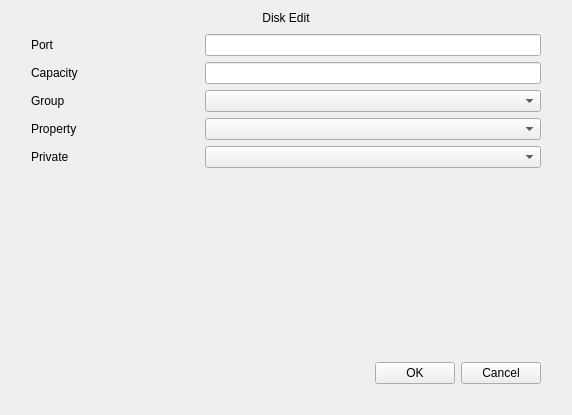
<?xml version="1.0" encoding="UTF-8"?>
<ui version="4.0">
 <class>HardDiskEdit</class>
 <widget class="QWidget" name="HardDiskEdit">
  <property name="geometry">
   <rect>
    <x>0</x>
    <y>0</y>
    <width>572</width>
    <height>415</height>
   </rect>
  </property>
  <property name="windowTitle">
   <string>Dialog</string>
  </property>
  <layout class="QVBoxLayout" name="verticalLayout">
   <property name="spacing">
    <number>0</number>
   </property>
   <item>
    <widget class="QLabel" name="label_title">
     <property name="text">
      <string>Disk Edit</string>
     </property>
     <property name="alignment">
      <set>Qt::AlignCenter</set>
     </property>
    </widget>
   </item>
   <item>
    <widget class="QWidget" name="widget_background" native="true">
     <property name="sizePolicy">
      <sizepolicy hsizetype="Preferred" vsizetype="Expanding">
       <horstretch>0</horstretch>
       <verstretch>0</verstretch>
      </sizepolicy>
     </property>
     <layout class="QVBoxLayout" name="verticalLayout_2">
      <property name="leftMargin">
       <number>20</number>
      </property>
      <property name="rightMargin">
       <number>20</number>
      </property>
      <property name="bottomMargin">
       <number>20</number>
      </property>
      <item>
       <layout class="QGridLayout" name="gridLayout">
        <item row="1" column="1">
         <widget class="QLineEdit" name="lineEdit_capacity">
          <property name="readOnly">
           <bool>true</bool>
          </property>
         </widget>
        </item>
        <item row="1" column="0">
         <widget class="QLabel" name="label_capacity">
          <property name="text">
           <string>Capacity</string>
          </property>
         </widget>
        </item>
        <item row="0" column="0">
         <widget class="QLabel" name="label_port">
          <property name="sizePolicy">
           <sizepolicy hsizetype="Preferred" vsizetype="Preferred">
            <horstretch>1</horstretch>
            <verstretch>0</verstretch>
           </sizepolicy>
          </property>
          <property name="text">
           <string>Port</string>
          </property>
         </widget>
        </item>
        <item row="3" column="0">
         <widget class="QLabel" name="label_property">
          <property name="text">
           <string>Property</string>
          </property>
         </widget>
        </item>
        <item row="0" column="1">
         <widget class="QLineEdit" name="lineEdit_port">
          <property name="sizePolicy">
           <sizepolicy hsizetype="Expanding" vsizetype="Fixed">
            <horstretch>2</horstretch>
            <verstretch>0</verstretch>
           </sizepolicy>
          </property>
          <property name="readOnly">
           <bool>true</bool>
          </property>
         </widget>
        </item>
        <item row="2" column="1">
         <widget class="ComboBox" name="comboBox_group"/>
        </item>
        <item row="2" column="0">
         <widget class="QLabel" name="label_group">
          <property name="text">
           <string>Group</string>
          </property>
         </widget>
        </item>
        <item row="3" column="1">
         <widget class="ComboBox" name="comboBox_property"/>
        </item>
        <item row="4" column="0">
         <widget class="QLabel" name="label_private">
          <property name="text">
           <string>Private</string>
          </property>
         </widget>
        </item>
        <item row="4" column="1">
         <widget class="ComboBox" name="comboBox_private"/>
        </item>
       </layout>
      </item>
      <item>
       <spacer name="verticalSpacer">
        <property name="orientation">
         <enum>Qt::Vertical</enum>
        </property>
        <property name="sizeHint" stdset="0">
         <size>
          <width>20</width>
          <height>189</height>
         </size>
        </property>
       </spacer>
      </item>
      <item>
       <layout class="QHBoxLayout" name="horizontalLayout">
        <item>
         <spacer name="horizontalSpacer">
          <property name="orientation">
           <enum>Qt::Horizontal</enum>
          </property>
          <property name="sizeHint" stdset="0">
           <size>
            <width>40</width>
            <height>20</height>
           </size>
          </property>
         </spacer>
        </item>
        <item>
         <widget class="QPushButton" name="pushButton_ok">
          <property name="text">
           <string>OK</string>
          </property>
         </widget>
        </item>
        <item>
         <widget class="QPushButton" name="pushButton_cancel">
          <property name="text">
           <string>Cancel</string>
          </property>
         </widget>
        </item>
       </layout>
      </item>
     </layout>
    </widget>
   </item>
  </layout>
 </widget>
 <customwidgets>
  <customwidget>
   <class>ComboBox</class>
   <extends>QComboBox</extends>
   <header>combobox.h</header>
  </customwidget>
 </customwidgets>
 <resources/>
 <connections/>
</ui>
